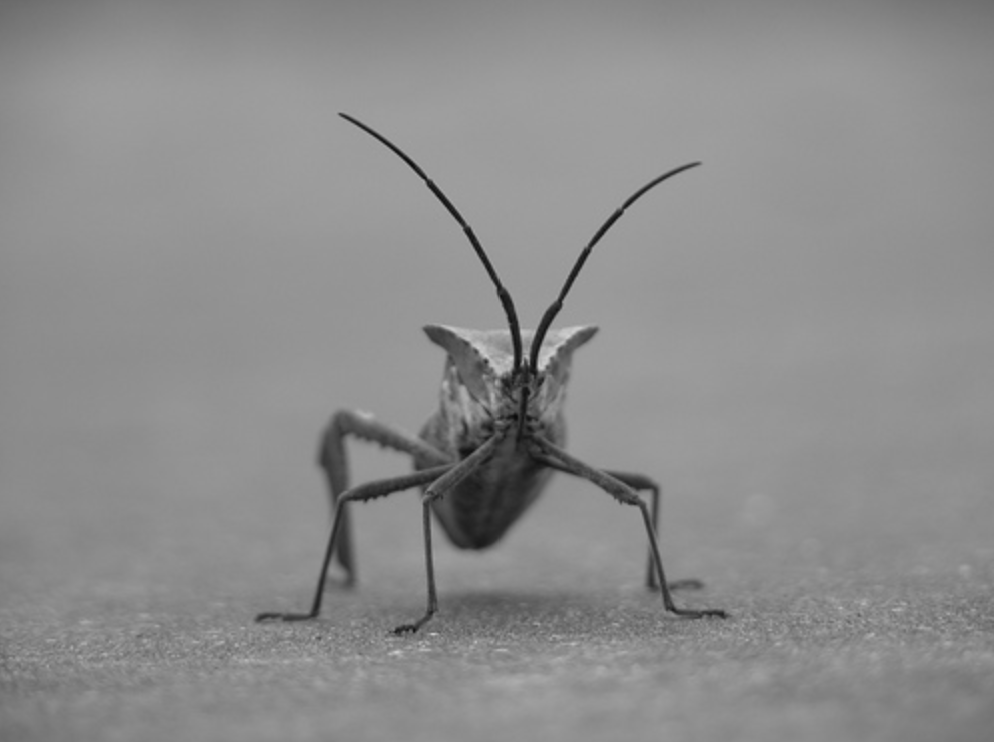
#> input picture SZEMET/PyGrassblade-glumpy/stinkbug.png, 994 x 742 px
$ python tps_example.py
#> lines starting #> are read from the running program, lines starting #| are printed output that depends on the picture
import cv2
import numpy as np
import matplotlib.pyplot as plt


img = cv2.imread ('stinkbug.png', 1)
#> img is the input picture: shape (742, 994, 3); min 10, max 209, mean 140.6
tps = cv2.createThinPlateSplineShapeTransformer()

k=0
while True:
	k+=1
	print(k)

	sshape = np.array ([[67, 90], [206, 90], [67, 228], [206, 227]], np.float32)
	tshape = np.array ([[64, 63], [205, 122], [67, 263], [207, 192]], np.float32)


	sshape+=np.random.uniform(-1, 1, sshape.shape)

	sshape = sshape.reshape (1, -1, 2)
	tshape = tshape.reshape (1, -1, 2)
	matches = list ()
	matches.append (cv2.DMatch (0, 0, 0))
	matches.append (cv2.DMatch (1,1,0))
	matches.append (cv2.DMatch (2, 2, 0))
	matches.append (cv2.DMatch (3, 3, 0))

	tps.estimateTransformation (tshape, sshape, matches)
	# ret, tshape  = tps.applyTransformation (sshape)

	out_img = tps.warpImage (img)
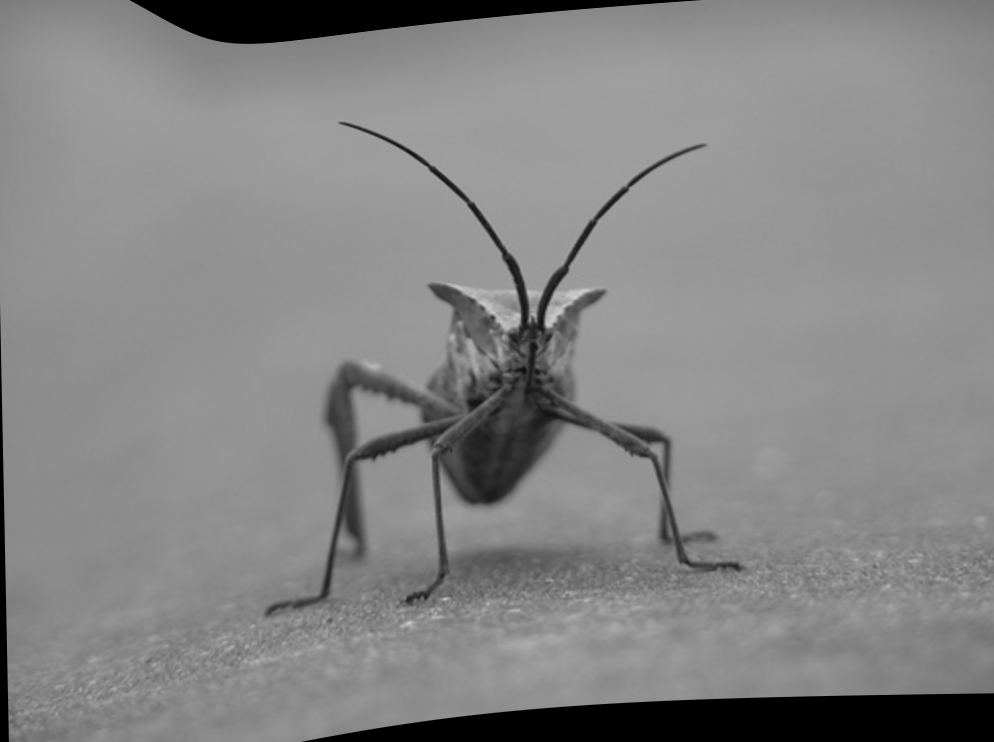
#> out_img: shape (742, 994, 3); min 0, max 207, mean 133
	cv2.imshow("hello", cv2.cvtColor(out_img, cv2.COLOR_BGR2RGB))
	key = cv2.waitKey(1)
#> (key Esc is pressed here)
	if key==27:
		break
